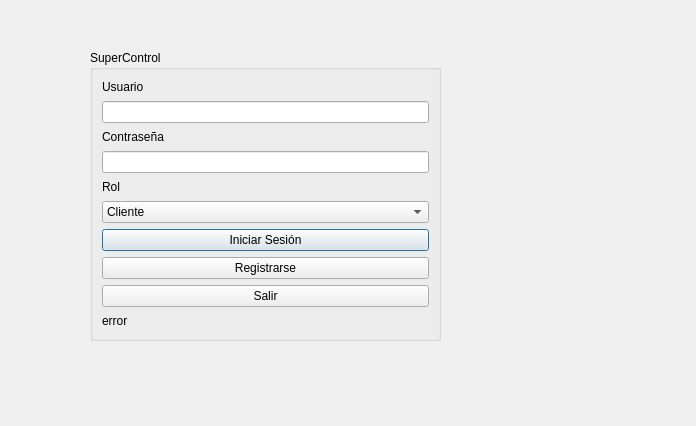
<?xml version="1.0" encoding="UTF-8"?>
<ui version="4.0">
 <class>label_usuario</class>
 <widget class="QDialog" name="label_usuario">
  <property name="geometry">
   <rect>
    <x>0</x>
    <y>0</y>
    <width>696</width>
    <height>426</height>
   </rect>
  </property>
  <property name="windowTitle">
   <string>Dialog</string>
  </property>
  <widget class="QGroupBox" name="groupBox">
   <property name="geometry">
    <rect>
     <x>90</x>
     <y>50</y>
     <width>351</width>
     <height>291</height>
    </rect>
   </property>
   <property name="title">
    <string>SuperControl</string>
   </property>
   <layout class="QVBoxLayout" name="verticalLayout_2">
    <item>
     <widget class="QLabel" name="label">
      <property name="text">
       <string>Usuario</string>
      </property>
     </widget>
    </item>
    <item>
     <widget class="QLineEdit" name="line_usuario"/>
    </item>
    <item>
     <widget class="QLabel" name="label_contrasena">
      <property name="text">
       <string>Contraseña</string>
      </property>
     </widget>
    </item>
    <item>
     <widget class="QLineEdit" name="line_contrasena">
      <property name="echoMode">
       <enum>QLineEdit::Password</enum>
      </property>
     </widget>
    </item>
    <item>
     <widget class="QLabel" name="label_rol">
      <property name="text">
       <string>Rol</string>
      </property>
     </widget>
    </item>
    <item>
     <widget class="QComboBox" name="combo_rol">
      <property name="editable">
       <bool>false</bool>
      </property>
      <item>
       <property name="text">
        <string>Cliente</string>
       </property>
      </item>
      <item>
       <property name="text">
        <string>Empleado</string>
       </property>
      </item>
      <item>
       <property name="text">
        <string>Jefe</string>
       </property>
      </item>
     </widget>
    </item>
    <item>
     <widget class="QPushButton" name="btn_login">
      <property name="text">
       <string>Iniciar Sesión</string>
      </property>
     </widget>
    </item>
    <item>
     <widget class="QPushButton" name="btn_registrar">
      <property name="text">
       <string>Registrarse</string>
      </property>
     </widget>
    </item>
    <item>
     <widget class="QPushButton" name="btn_salir">
      <property name="text">
       <string>Salir</string>
      </property>
     </widget>
    </item>
    <item>
     <widget class="QLabel" name="label_error">
      <property name="text">
       <string>error</string>
      </property>
     </widget>
    </item>
   </layout>
  </widget>
 </widget>
 <resources/>
 <connections/>
</ui>
